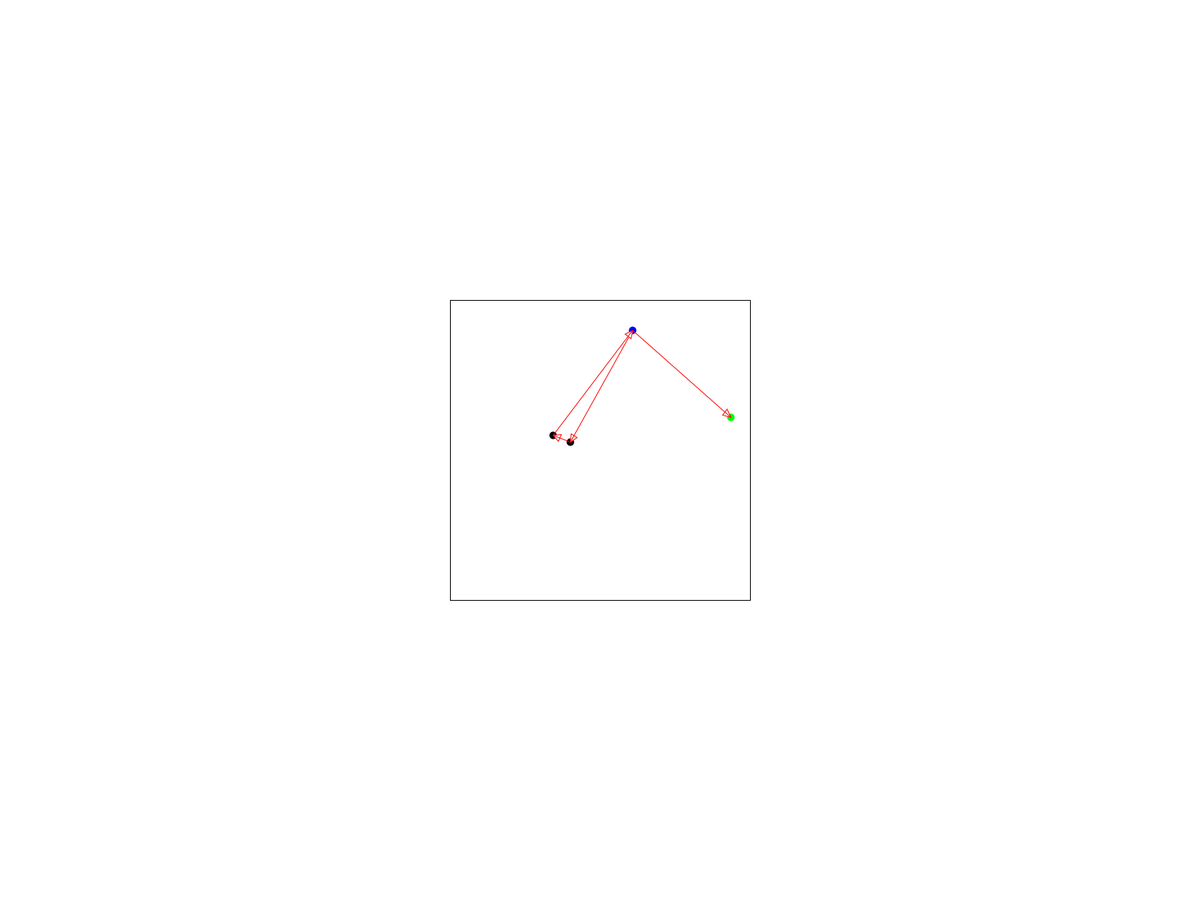
Frame 1 (no input)
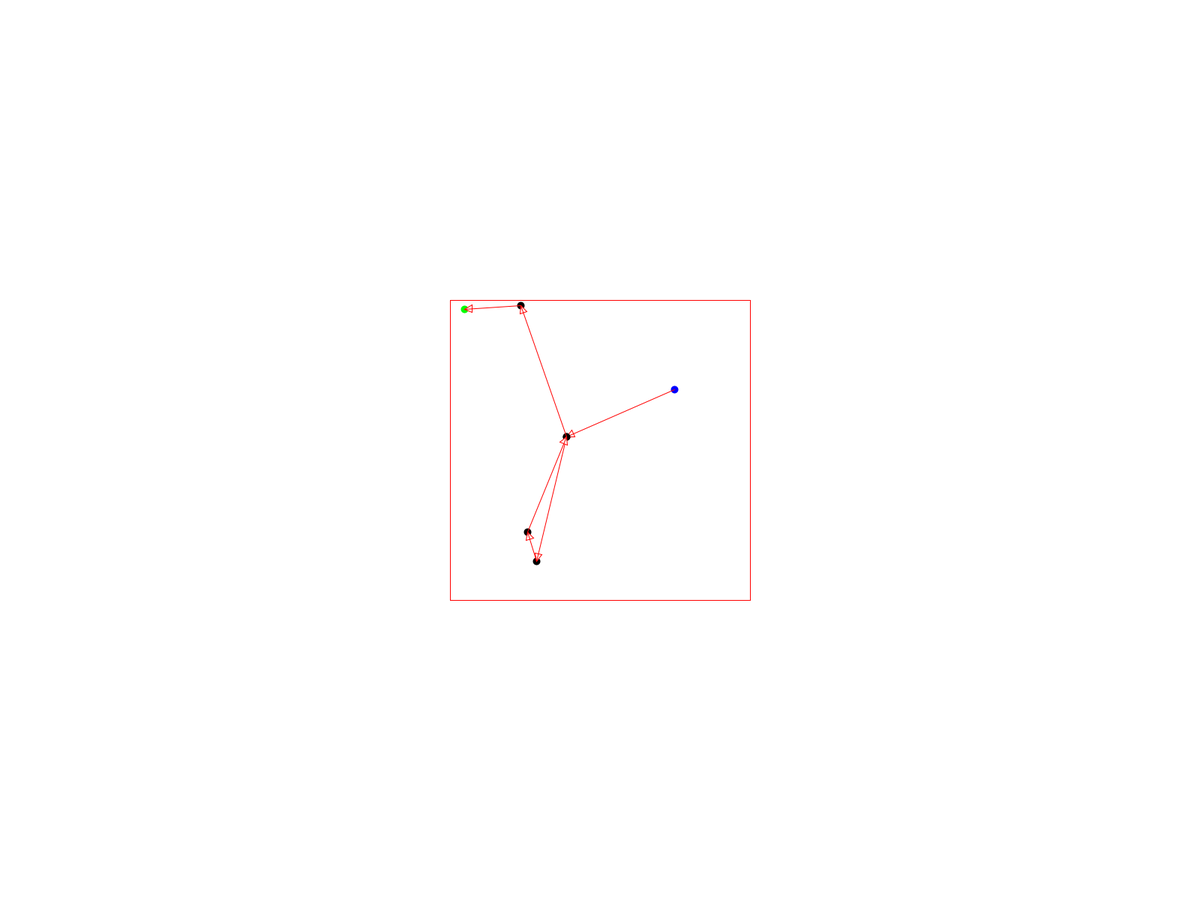
Frame 2 (the mouse pressed at the canvas centre, redrawn once)

The Processing sketch that drew these frames (run headless with seeded random() and noise(); the mouse was pressed at the canvas centre and the sketch redrawn once):

// Processing sketch: Eulerian_Trail
// ── Eulerian_Trail.pde
import java.util.Comparator;
import java.util.Collections;
import java.util.Iterator;

//canvas beginning point x,y
int rectX = 0;
int rectY = 0;

int rectW = 400;
int dense = 6;
float avgD = 5;
float r = sqrt(avgD*rectW*rectW/dense/PI);

class Vertex{
  float x;
  float y;
  ArrayList<Vertex> edges;
  int index;
  int dfsNum;
  int degree;
  
  public Vertex(){
    this.x = 0;
    this.y = 0;
    this.edges = new ArrayList<Vertex>();
    this.index = 0;
    this.dfsNum = -1;
    this.degree = 0;
  }
  
  public Vertex(Vertex v){
    this.x = v.x;
    this.y = v.y;
    this.edges = v.edges;
    this.index = v.index;
    this.dfsNum = v.dfsNum;
    this.degree = v.degree;
  }
}

void setup(){
  fullScreen();
  smooth();
  noLoop();
}

void draw(){
  while(true){
    setCanvas();
    ArrayList<Vertex> vertexs = new ArrayList<Vertex>();
    genPoints(vertexs);
    genEdges(vertexs);
    ArrayList<Vertex> mCompo = findMajorComponent(vertexs);
    if(checkEulerianTrail(mCompo)){
      //printAdjList(mCompo, color(0,0,0));
      showTrail(mCompo);
      break;
    }
  }
}

void setCanvas(){
  background(255);
  rectX = (displayWidth-rectW)/2;
  rectY = (displayHeight-rectW)/2;
  rect(rectX,rectY,rectW,rectW);
}

void genPoints(ArrayList<Vertex> vertexs){
  for(int i=0;i<dense;i++){
    Vertex vertex = new Vertex();
    float x,y;
    x=random(0,rectW-5);
    y=random(0,rectW-5);
    vertex.x = x;
    vertex.y = y;
    vertexs.add(vertex);
  }
}

void genEdges(ArrayList<Vertex> vertexs){
  Collections.sort(vertexs, new VertexCmp());
  for(Vertex vertex : vertexs){
    vertex.index = vertexs.indexOf(vertex);
    int i = vertex.index+1;
    while(i<vertexs.size()&&abs(vertex.x-vertexs.get(i).x)<=r){
      if(abs(vertex.y-vertexs.get(i).y)>r){
        i++;
      }else{
        if(sqrt(sq(abs(vertex.x-vertexs.get(i).x))+sq(abs(vertex.y-vertexs.get(i).y)))<=r){
            vertex.edges.add(vertexs.get(i));
            vertex.degree++;
            vertexs.get(i).edges.add(vertex);
            vertexs.get(i).degree++;
        }
        i++;
      }
    }
  }
}

class VertexCmp implements Comparator<Vertex>{
    @Override
    public int compare(Vertex v1, Vertex v2) {
        if(v1.x > v2.x){
            return 1;
        }else if(v1.x==v2.x){
          if(v1.y>=v2.y){
            return 1;
          }else{
            return -1;
          }
        }else {
            return -1;
        }
    }
}

ArrayList<Vertex> findMajorComponent(ArrayList<Vertex> vertexs){
  int dfsNum = 0;
  int count[] = new int[128000];
  int maxCount = 0;
  int maxIndex = 0;
  for(Vertex vertex:vertexs){
    if(vertex.dfsNum<0){
      dfsRetrivel(vertex,dfsNum,count);
      dfsNum++;
    }
  }
  for(int i=0;i<128000;i++){
    if(count[i]>maxCount){
      maxCount=count[i];
      maxIndex=i;
    }
  }
  ArrayList<Vertex> majorComp = new ArrayList<Vertex>();
  for(Vertex vertex:vertexs){
    if(vertex.dfsNum==maxIndex){
      majorComp.add(vertex);
    }
  }
  return majorComp;
}

void dfsRetrivel(Vertex vertex, int Num, int[] count){
  if(vertex.dfsNum>=0)return;
  vertex.dfsNum = Num;
  count[Num]++;
  for(Vertex nextVertex:vertex.edges){
    if(nextVertex.dfsNum<0){
      dfsRetrivel(nextVertex,Num,count);
    }
  }
}

void printAdjList(ArrayList<Vertex> vertexs, color c){
  stroke(c);
  for(Vertex vertex:vertexs){
    strokeWeight(10);
    point(rectX+vertex.x,rectY+vertex.y);
    if(vertex.edges!=null){
      for(Vertex edge:vertex.edges){
        strokeWeight(1);
        line(rectX+vertex.x,rectY+vertex.y,rectX+edge.x,rectY+edge.y);
      }
    }
  }
}

boolean checkEulerianTrail(ArrayList<Vertex> vertexs){
  int oddNum = 0;
  for(Vertex vertex:vertexs){
    if(vertex.edges.size()%2==0){
      continue;
    }else{
      oddNum++;
      //print(oddNum);
    }
  }
  return oddNum==0||oddNum==2?true:false;
}

void showTrail(ArrayList<Vertex> vertexs){
  boolean isEven = true;
  Vertex start = null;
  
  Collections.sort(vertexs, new DegreeCmp());
  for(Vertex v:vertexs){
    if(v.degree%2!=0&&isEven==true){
      isEven = false;
      start = v;
      Collections.sort(v.edges, new DegreeCmp());
    }
  }
  if(isEven){
    printAdjList(vertexs, color(255,0,0));
    return;
  }else{
    Vertex next = start.edges.get(0);
    float x = start.x;
    float y = start.y;
    stroke(0,0,255);
    strokeWeight(10);
    point(rectX+start.x,rectY+start.y);
    while(next!=null){
      if(next.edges.size()==1&&next.edges.get(0)==start){
        stroke(color(0,255,0));
      }else{
        stroke(color(0));
      }
      
      strokeWeight(10);
      if(next.x!=x&&next.y!=y){
        point(rectX+next.x,rectY+next.y);
      }
      stroke(color(255,0,0));
      strokeWeight(1);
      drawArrow(rectX+start.x,rectY+start.y,rectX+next.x,rectY+next.y);
      //print(start.index+" "+next.index+"\n");
      start.edges.remove(next);
      start.degree--;
      next.edges.remove(start);
      next.degree--;
      Collections.sort(next.edges, new DegreeCmp());
      start = next;
      try{
        next = start.edges.get(0);
      }catch(IndexOutOfBoundsException e){
        return;
      }
    }
  }
}

class DegreeCmp implements Comparator<Vertex>{
    @Override
    public int compare(Vertex v1, Vertex v2) {
        return v1.degree>=v2.degree?-1:1;
    }
}

// referenced from: http://gaelbn.com/processing/2014/01/10/a_simple_way_to_draw_arrows_in_Processing.html
void drawArrow(float x1, float y1, float x2, float y2) {
  float a = dist(x1, y1, x2, y2) / 50;
  pushMatrix();
  translate(x2, y2);
  rotate(atan2(y2 - y1, x2 - x1));
  //triangle(- a * 2 , - a, 0, 0, - a * 2, a);
  triangle(0, 0, -10, 5, -10, -5);
  popMatrix();
  line(x1, y1, x2, y2);  
}
